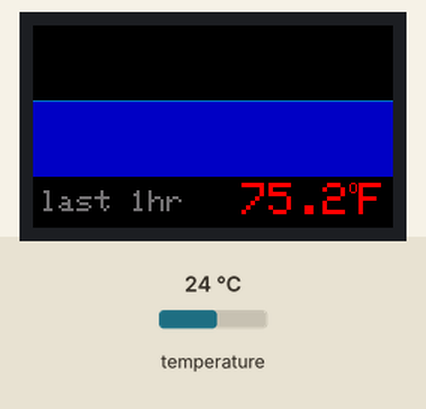
Recording of a sketch running on a simulated ESP8266 (NodeMCU). Shown: 240×135 colour display. Inputs (shaded band) come from the test bench; at power-on: temperature 24 °C. WiFi joins after 1.5 s; servers stay silent unless stated; what the sketch prints to the serial monitor is not drawn.

Above: at 3.4 s.
3.5 s: temperature set to 12 °C
At 18.2 s:
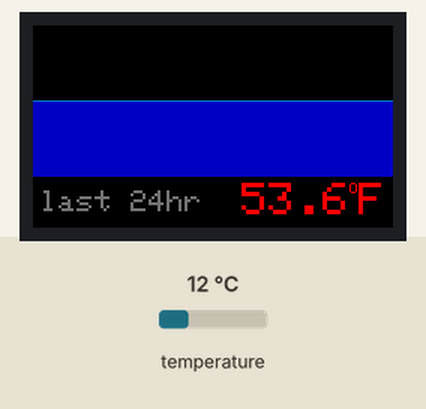
At 47.8 s:
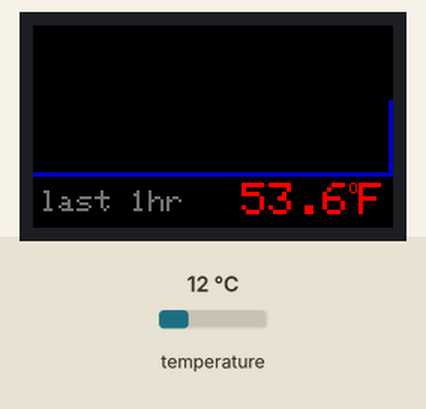
Timing chart, 0 to 48.5 s (numbered marks = the images above; inputs shaded):
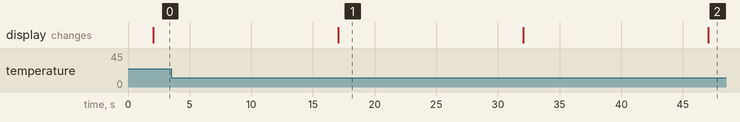

The sketch:

thermometer_tft.ino
```cpp
#include <cstddef>

#include "Adafruit_MCP9808.h"
#include <Adafruit_GFX.h>    // Core graphics library
#include <Adafruit_ST7789.h> // Hardware-specific library for ST7789
#include <BlynkSimpleEsp8266.h>
#include <ESP8266WiFi.h>
#include <SPI.h>
#include <Wire.h>
#include <math.h>

#define BLYNK_PRINT Serial
#define BLYNK_DEBUG

#define TFT_CS         0
#define TFT_RST        -1  // RST pin instead
#define TFT_DC         2
Adafruit_ST7789 tft = Adafruit_ST7789(TFT_CS, TFT_DC, TFT_RST);

char auth[] = "XXXXXXXX";
char ssid[] = "XXXXXXXX";
char pass[] = "XXXXXXXX";

Adafruit_MCP9808 tempsensor = Adafruit_MCP9808();
BlynkTimer timer;

//    0                                 239
//  0 ┌───────────────────────────────────┐
//    │                                   │
//    │                                   │
//    │              (GRAPH)              │
//    │                                   │
//    │                                   │
// 100├───────────────────────────────────┤
//    │                                   │
//    │ (GRAPH DURATION)   (CURRENT TEMP) │
//    │                                   │
// 134└───────────────────────────────────┘
#define TEMPHISTTOP        0
#define TEMPHISTBOTTOM     100
#define TEMPHISTWIDTH      240
#define TEXTTOP            105
#define TEXTLEFT           5
#define TEXTRIGHT          234
int graphDurs[3] = {1, 24, 72};  // Hours
int showGraph = 0;

// Used as ring buffers.
float temps[3][TEMPHISTWIDTH];
size_t tempIdx[3] = {0,0,0};
unsigned long lastTempMillis[3] = {0, 0, 0};

void setup() {
  Serial.begin(9600);
  while (!Serial); //waits for serial terminal to be open, necessary in newer arduino boards.
  Serial.println("Initializing..");

  pinMode(LED_BUILTIN, OUTPUT);
  digitalWrite(LED_BUILTIN, HIGH);    // turn the LED off

  if (!tempsensor.begin(0x18)) {
    Serial.println("Couldn't find MCP9808! Check your connections and verify the address is correct.");
    while (1);
  }
  Serial.println("Found MCP9808!");
  tempsensor.setResolution(3);  // 0.0625°C, 250 ms

  Serial.println("Initializing 1.14\" 240x135 TFT");
  tft.init(135, 240);
  tft.fillScreen(ST77XX_BLACK);
  // 3=pins at bottom, 1=pins at top
  tft.setRotation(3);

  Serial.println("Connecting to Blynk..");
  Blynk.begin(auth, ssid, pass);
  timer.setInterval((graphDurs[0] * 3600000L) / TEMPHISTWIDTH, blynkTempEvent);
  Serial.println("Ready");

  // Because Blynktimer doesn't run immediately.
  blynkTempEvent();
}

void blynkTempEvent() {
  Serial.println("wake up MCP9808.... "); // wake up MCP9808 - power consumption ~200 mikro Ampere
  digitalWrite(LED_BUILTIN, LOW);
  tempsensor.wake();   // wake up, ready to read!

  // Read and print out the temperature, also shows the resolution mode used for reading.
  Serial.print("Resolution in mode: ");
  Serial.println (tempsensor.getResolution());
  float tempF = tempsensor.readTempF();
  Serial.print("Temp: ");
  Serial.print(tempF, 4);
  Serial.println(" F");
  saveTemp(tempF);
  updateTFT(tempF);

  delay(200);
  Serial.println("Shutdown MCP9808.... ");
  tempsensor.shutdown_wake(1); // shutdown MSP9808 - power consumption ~0.1 mikro Ampere, stops temperature sampling
  digitalWrite(LED_BUILTIN, HIGH);    // turn the LED off
}

void saveTemp(float tempF) {
  // Save to Blynk
  Blynk.virtualWrite(V5, tempF);

  // Save in each of the ring buffers if it's been long enough since the last measurement.
  unsigned long now = millis();
  for (int i=0; i<3; i++) {
    unsigned long interval = (graphDurs[i] * 3600000L) / TEMPHISTWIDTH;
    if (now - lastTempMillis[i] < interval) {
      continue;
    }
    lastTempMillis[i] = now;
    temps[i][tempIdx[i]] = tempF;
    tempIdx[i] = (tempIdx[i] + 1) % TEMPHISTWIDTH;
  }
}

void updateTFT(float tempF) {
  // Figure out the min and max;
  float minF = 9999;
  float maxF = -9999;
  for (size_t n = 0; n < TEMPHISTWIDTH; n++) {
    float t = temps[showGraph][n];
    if (t != 0) {
      if (t < minF) minF = t;
      if (t > maxF) maxF = t;
    }
  }

  // Make sure the y axis is at least 1.0.
  float diff = maxF - minF;
  if (diff < 1.0) {
    maxF += (1.0 - diff)/2;
    minF -= (1.0 - diff)/2;
  }

  // Measure size of the current temp
  char tempStr[6];
  dtostrf(tempF, 0, 1, tempStr);
  tft.setTextSize(3);
  int16_t x, y;
  uint16_t w1, w2, h;
  tft.getTextBounds(tempStr, 0, 0, &x, &y, &w1, &h);
  tft.getTextBounds("F", 0, 0, &x, &y, &w2, &h);

  // Clear screen
  tft.fillScreen(ST77XX_BLACK);

  // Current temperature
  tft.setCursor(TEXTRIGHT-w1-w2-5, TEXTTOP);
  tft.setTextColor(ST77XX_RED);
  tft.setTextSize(3);
  tft.print(tempStr);
  tft.setTextSize(1);
  tft.print("O");
  tft.setTextSize(3);
  tft.print("F");

  // Graph duration
  tft.setCursor(TEXTLEFT, TEXTTOP+5);
  tft.setTextColor(0x738e);
  tft.setTextSize(2);
  tft.print("last ");
  tft.print(graphDurs[showGraph]);
  tft.print("hr");

  // Print a graph, scaled to the min and max.
  for (size_t n = 0; n < TEMPHISTWIDTH; n++) {
    float t = temps[showGraph][(tempIdx[showGraph] + n) % TEMPHISTWIDTH];
    int h = 2;
    if (t > minF) {
      h = (t - minF) / (maxF - minF) * (TEMPHISTBOTTOM-TEMPHISTTOP);
    }
    tft.drawLine(n, TEMPHISTBOTTOM-h, n, TEMPHISTBOTTOM, 0x0018);
    // Brighter lines at whole degrees
    for (float s = floor(t); s > minF; s--) {
      int sh = (s - minF) / (maxF - minF) * (TEMPHISTBOTTOM-TEMPHISTTOP);
      tft.drawLine(n, TEMPHISTBOTTOM-sh, n, TEMPHISTBOTTOM-sh, 0x0398);
    }
  }
  showGraph = (showGraph + 1) % 3;
}

void loop() {
  Blynk.run();
  timer.run();
}
```

Measured:
- what the display in image 1 shows lasts 15.0 s, from 17.1 s to 32.1 s
